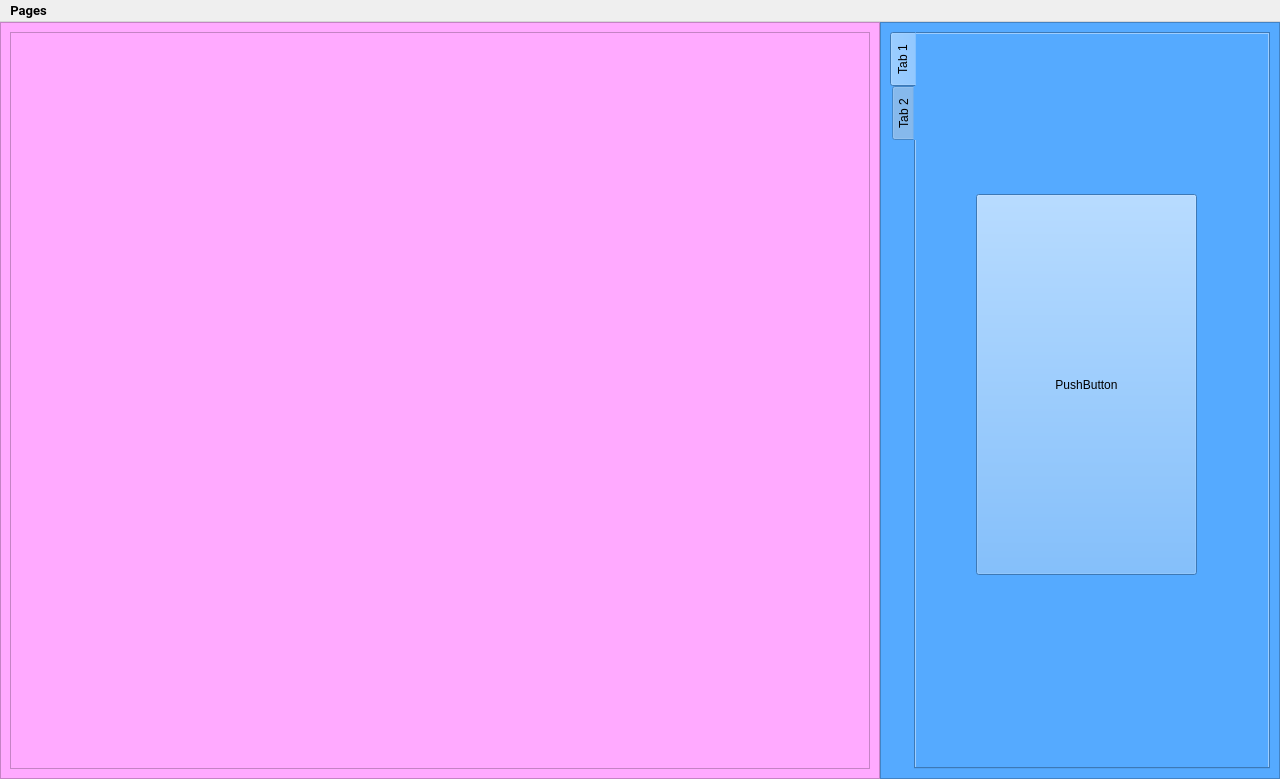
<?xml version="1.0" encoding="UTF-8"?>
<ui version="4.0">
 <class>MainWindow</class>
 <widget class="QMainWindow" name="MainWindow">
  <property name="geometry">
   <rect>
    <x>0</x>
    <y>0</y>
    <width>1280</width>
    <height>779</height>
   </rect>
  </property>
  <property name="minimumSize">
   <size>
    <width>1280</width>
    <height>772</height>
   </size>
  </property>
  <property name="windowTitle">
   <string>MainWindow</string>
  </property>
  <widget class="QWidget" name="centralwidget">
   <property name="styleSheet">
    <string notr="true"/>
   </property>
   <layout class="QGridLayout" name="gridLayout">
    <property name="leftMargin">
     <number>0</number>
    </property>
    <property name="topMargin">
     <number>0</number>
    </property>
    <property name="rightMargin">
     <number>0</number>
    </property>
    <property name="bottomMargin">
     <number>0</number>
    </property>
    <property name="spacing">
     <number>0</number>
    </property>
    <item row="0" column="0">
     <widget class="QStackedWidget" name="appPages">
      <property name="font">
       <font>
        <weight>50</weight>
        <bold>false</bold>
       </font>
      </property>
      <property name="cursor">
       <cursorShape>ArrowCursor</cursorShape>
      </property>
      <property name="currentIndex">
       <number>2</number>
      </property>
      <widget class="QWidget" name="page">
       <layout class="QGridLayout" name="gridLayout_2">
        <item row="0" column="0">
         <layout class="QHBoxLayout" name="enteriePage1">
          <item>
           <layout class="QVBoxLayout" name="movieList">
            <property name="spacing">
             <number>0</number>
            </property>
            <item>
             <layout class="QHBoxLayout" name="horizontalLayout">
              <item>
               <widget class="QComboBox" name="movieFilter">
                <property name="minimumSize">
                 <size>
                  <width>0</width>
                  <height>31</height>
                 </size>
                </property>
                <property name="font">
                 <font>
                  <family>Poppins</family>
                  <pointsize>12</pointsize>
                  <weight>75</weight>
                  <bold>true</bold>
                 </font>
                </property>
                <property name="cursor">
                 <cursorShape>PointingHandCursor</cursorShape>
                </property>
                <property name="currentText">
                 <string/>
                </property>
               </widget>
              </item>
              <item>
               <widget class="QPushButton" name="filterButton">
                <property name="minimumSize">
                 <size>
                  <width>33</width>
                  <height>33</height>
                 </size>
                </property>
                <property name="maximumSize">
                 <size>
                  <width>50</width>
                  <height>33</height>
                 </size>
                </property>
                <property name="text">
                 <string/>
                </property>
                <property name="icon">
                 <iconset>
                  <normaloff>../images/icons/black_icons/search_black_24dp.svg</normaloff>../images/icons/black_icons/search_black_24dp.svg</iconset>
                </property>
                <property name="iconSize">
                 <size>
                  <width>25</width>
                  <height>25</height>
                 </size>
                </property>
               </widget>
              </item>
             </layout>
            </item>
            <item>
             <spacer name="verticalSpacer">
              <property name="orientation">
               <enum>Qt::Vertical</enum>
              </property>
              <property name="sizeType">
               <enum>QSizePolicy::Fixed</enum>
              </property>
              <property name="sizeHint" stdset="0">
               <size>
                <width>20</width>
                <height>13</height>
               </size>
              </property>
             </spacer>
            </item>
            <item>
             <widget class="QListWidget" name="listMovies">
              <property name="minimumSize">
               <size>
                <width>819</width>
                <height>500</height>
               </size>
              </property>
              <property name="font">
               <font>
                <family>Poppins SemiBold</family>
                <pointsize>22</pointsize>
                <weight>75</weight>
                <bold>true</bold>
               </font>
              </property>
              <property name="frameShape">
               <enum>QFrame::NoFrame</enum>
              </property>
              <property name="verticalScrollBarPolicy">
               <enum>Qt::ScrollBarAlwaysOff</enum>
              </property>
              <property name="horizontalScrollBarPolicy">
               <enum>Qt::ScrollBarAlwaysOff</enum>
              </property>
              <property name="showDropIndicator" stdset="0">
               <bool>true</bool>
              </property>
              <property name="defaultDropAction">
               <enum>Qt::CopyAction</enum>
              </property>
              <property name="selectionMode">
               <enum>QAbstractItemView::SingleSelection</enum>
              </property>
              <property name="iconSize">
               <size>
                <width>182</width>
                <height>268</height>
               </size>
              </property>
              <property name="verticalScrollMode">
               <enum>QAbstractItemView::ScrollPerItem</enum>
              </property>
              <property name="flow">
               <enum>QListView::LeftToRight</enum>
              </property>
              <property name="isWrapping" stdset="0">
               <bool>true</bool>
              </property>
              <property name="resizeMode">
               <enum>QListView::Adjust</enum>
              </property>
              <property name="layoutMode">
               <enum>QListView::SinglePass</enum>
              </property>
              <property name="viewMode">
               <enum>QListView::ListMode</enum>
              </property>
              <property name="uniformItemSizes">
               <bool>true</bool>
              </property>
              <property name="wordWrap">
               <bool>false</bool>
              </property>
              <property name="selectionRectVisible">
               <bool>false</bool>
              </property>
              <property name="sortingEnabled">
               <bool>false</bool>
              </property>
             </widget>
            </item>
            <item>
             <widget class="QFrame" name="frame_18">
              <property name="minimumSize">
               <size>
                <width>0</width>
                <height>45</height>
               </size>
              </property>
              <property name="frameShape">
               <enum>QFrame::StyledPanel</enum>
              </property>
              <property name="frameShadow">
               <enum>QFrame::Raised</enum>
              </property>
              <widget class="QWidget" name="layoutWidget">
               <property name="geometry">
                <rect>
                 <x>0</x>
                 <y>10</y>
                 <width>108</width>
                 <height>35</height>
                </rect>
               </property>
               <layout class="QHBoxLayout" name="horizontalLayout_5">
                <item>
                 <widget class="QPushButton" name="listModeButton">
                  <property name="minimumSize">
                   <size>
                    <width>50</width>
                    <height>33</height>
                   </size>
                  </property>
                  <property name="maximumSize">
                   <size>
                    <width>50</width>
                    <height>33</height>
                   </size>
                  </property>
                  <property name="cursor">
                   <cursorShape>PointingHandCursor</cursorShape>
                  </property>
                  <property name="styleSheet">
                   <string notr="true"/>
                  </property>
                  <property name="text">
                   <string/>
                  </property>
                  <property name="icon">
                   <iconset>
                    <normaloff>../images/icons/white_icons/subject_white_24dp.svg</normaloff>../images/icons/white_icons/subject_white_24dp.svg</iconset>
                  </property>
                  <property name="iconSize">
                   <size>
                    <width>35</width>
                    <height>35</height>
                   </size>
                  </property>
                 </widget>
                </item>
                <item>
                 <widget class="QPushButton" name="gridModeButton">
                  <property name="minimumSize">
                   <size>
                    <width>50</width>
                    <height>33</height>
                   </size>
                  </property>
                  <property name="maximumSize">
                   <size>
                    <width>50</width>
                    <height>33</height>
                   </size>
                  </property>
                  <property name="cursor">
                   <cursorShape>PointingHandCursor</cursorShape>
                  </property>
                  <property name="styleSheet">
                   <string notr="true"/>
                  </property>
                  <property name="text">
                   <string/>
                  </property>
                  <property name="icon">
                   <iconset>
                    <normaloff>../images/icons/white_icons/grid_on_white_24dp.svg</normaloff>../images/icons/white_icons/grid_on_white_24dp.svg</iconset>
                  </property>
                  <property name="iconSize">
                   <size>
                    <width>35</width>
                    <height>35</height>
                   </size>
                  </property>
                 </widget>
                </item>
               </layout>
              </widget>
             </widget>
            </item>
           </layout>
          </item>
          <item>
           <widget class="QTabWidget" name="registerPages">
            <property name="minimumSize">
             <size>
              <width>391</width>
              <height>0</height>
             </size>
            </property>
            <property name="maximumSize">
             <size>
              <width>391</width>
              <height>16777215</height>
             </size>
            </property>
            <property name="baseSize">
             <size>
              <width>391</width>
              <height>721</height>
             </size>
            </property>
            <property name="font">
             <font>
              <pointsize>8</pointsize>
              <weight>75</weight>
              <bold>true</bold>
              <stylestrategy>PreferAntialias</stylestrategy>
             </font>
            </property>
            <property name="cursor">
             <cursorShape>ArrowCursor</cursorShape>
            </property>
            <property name="tabPosition">
             <enum>QTabWidget::West</enum>
            </property>
            <property name="tabShape">
             <enum>QTabWidget::Rounded</enum>
            </property>
            <property name="currentIndex">
             <number>1</number>
            </property>
            <property name="iconSize">
             <size>
              <width>20</width>
              <height>20</height>
             </size>
            </property>
            <property name="tabBarAutoHide">
             <bool>true</bool>
            </property>
            <widget class="QWidget" name="movieTab">
             <property name="maximumSize">
              <size>
               <width>360</width>
               <height>16777215</height>
              </size>
             </property>
             <attribute name="icon">
              <iconset>
               <normaloff>../images/icons/black_icons/movie.svg</normaloff>../images/icons/black_icons/movie.svg</iconset>
             </attribute>
             <attribute name="title">
              <string/>
             </attribute>
             <widget class="QPushButton" name="addMovieButton">
              <property name="geometry">
               <rect>
                <x>20</x>
                <y>370</y>
                <width>151</width>
                <height>61</height>
               </rect>
              </property>
              <property name="cursor">
               <cursorShape>PointingHandCursor</cursorShape>
              </property>
              <property name="icon">
               <iconset>
                <normaloff>../images/icons/black_icons/add_black_24dp.svg</normaloff>../images/icons/black_icons/add_black_24dp.svg</iconset>
              </property>
              <property name="iconSize">
               <size>
                <width>40</width>
                <height>40</height>
               </size>
              </property>
             </widget>
             <widget class="QPushButton" name="deleteMovieButton">
              <property name="geometry">
               <rect>
                <x>190</x>
                <y>370</y>
                <width>151</width>
                <height>61</height>
               </rect>
              </property>
              <property name="cursor">
               <cursorShape>PointingHandCursor</cursorShape>
              </property>
              <property name="text">
               <string/>
              </property>
              <property name="icon">
               <iconset>
                <normaloff>../images/icons/black_icons/delete_black_24dp.svg</normaloff>../images/icons/black_icons/delete_black_24dp.svg</iconset>
              </property>
              <property name="iconSize">
               <size>
                <width>40</width>
                <height>40</height>
               </size>
              </property>
             </widget>
             <widget class="QComboBox" name="userPicker">
              <property name="geometry">
               <rect>
                <x>20</x>
                <y>310</y>
                <width>321</width>
                <height>41</height>
               </rect>
              </property>
              <property name="font">
               <font>
                <family>Poppins</family>
                <pointsize>12</pointsize>
                <weight>50</weight>
                <bold>false</bold>
                <stylestrategy>PreferAntialias</stylestrategy>
               </font>
              </property>
              <property name="cursor">
               <cursorShape>PointingHandCursor</cursorShape>
              </property>
              <property name="currentText">
               <string/>
              </property>
             </widget>
             <widget class="QLabel" name="label_2">
              <property name="geometry">
               <rect>
                <x>20</x>
                <y>180</y>
                <width>321</width>
                <height>51</height>
               </rect>
              </property>
              <property name="font">
               <font>
                <family>Poppins</family>
                <pointsize>16</pointsize>
                <weight>75</weight>
                <bold>true</bold>
                <stylestrategy>PreferAntialias</stylestrategy>
               </font>
              </property>
              <property name="text">
               <string>Register Movie</string>
              </property>
              <property name="alignment">
               <set>Qt::AlignCenter</set>
              </property>
             </widget>
             <widget class="QLineEdit" name="movieLineEdit">
              <property name="geometry">
               <rect>
                <x>20</x>
                <y>250</y>
                <width>321</width>
                <height>41</height>
               </rect>
              </property>
              <property name="font">
               <font>
                <family>Roboto</family>
                <pointsize>8</pointsize>
                <weight>75</weight>
                <bold>true</bold>
                <stylestrategy>PreferAntialias</stylestrategy>
               </font>
              </property>
              <property name="text">
               <string/>
              </property>
              <property name="placeholderText">
               <string>Movie Title</string>
              </property>
              <property name="clearButtonEnabled">
               <bool>true</bool>
              </property>
             </widget>
            </widget>
            <widget class="QWidget" name="userTab">
             <attribute name="icon">
              <iconset>
               <normaloff>../images/icons/black_icons/userAlt.svg</normaloff>../images/icons/black_icons/userAlt.svg</iconset>
             </attribute>
             <attribute name="title">
              <string/>
             </attribute>
             <widget class="QListWidget" name="listUser">
              <property name="geometry">
               <rect>
                <x>20</x>
                <y>410</y>
                <width>321</width>
                <height>121</height>
               </rect>
              </property>
              <property name="font">
               <font>
                <family>Roboto</family>
                <pointsize>14</pointsize>
                <weight>75</weight>
                <bold>true</bold>
                <stylestrategy>PreferAntialias</stylestrategy>
               </font>
              </property>
              <property name="verticalScrollBarPolicy">
               <enum>Qt::ScrollBarAlwaysOff</enum>
              </property>
              <property name="horizontalScrollBarPolicy">
               <enum>Qt::ScrollBarAlwaysOff</enum>
              </property>
             </widget>
             <widget class="QLabel" name="label_3">
              <property name="geometry">
               <rect>
                <x>20</x>
                <y>180</y>
                <width>321</width>
                <height>51</height>
               </rect>
              </property>
              <property name="font">
               <font>
                <family>Poppins</family>
                <pointsize>16</pointsize>
                <weight>75</weight>
                <bold>true</bold>
                <stylestrategy>PreferAntialias</stylestrategy>
               </font>
              </property>
              <property name="text">
               <string>Register User</string>
              </property>
              <property name="alignment">
               <set>Qt::AlignCenter</set>
              </property>
             </widget>
             <widget class="QLineEdit" name="registerUserLineEdit">
              <property name="geometry">
               <rect>
                <x>20</x>
                <y>250</y>
                <width>321</width>
                <height>41</height>
               </rect>
              </property>
              <property name="placeholderText">
               <string>User Name</string>
              </property>
              <property name="clearButtonEnabled">
               <bool>true</bool>
              </property>
             </widget>
             <widget class="QPushButton" name="addUserButton">
              <property name="geometry">
               <rect>
                <x>20</x>
                <y>320</y>
                <width>151</width>
                <height>61</height>
               </rect>
              </property>
              <property name="cursor">
               <cursorShape>PointingHandCursor</cursorShape>
              </property>
              <property name="icon">
               <iconset>
                <normaloff>../images/icons/black_icons/add_black_24dp.svg</normaloff>../images/icons/black_icons/add_black_24dp.svg</iconset>
              </property>
              <property name="iconSize">
               <size>
                <width>40</width>
                <height>40</height>
               </size>
              </property>
             </widget>
             <widget class="QPushButton" name="deleteUserButton">
              <property name="geometry">
               <rect>
                <x>190</x>
                <y>320</y>
                <width>151</width>
                <height>61</height>
               </rect>
              </property>
              <property name="cursor">
               <cursorShape>PointingHandCursor</cursorShape>
              </property>
              <property name="icon">
               <iconset>
                <normaloff>../images/icons/black_icons/delete_black_24dp.svg</normaloff>../images/icons/black_icons/delete_black_24dp.svg</iconset>
              </property>
              <property name="iconSize">
               <size>
                <width>40</width>
                <height>40</height>
               </size>
              </property>
             </widget>
            </widget>
           </widget>
          </item>
         </layout>
        </item>
       </layout>
      </widget>
      <widget class="QWidget" name="page_2">
       <layout class="QVBoxLayout" name="verticalLayout">
        <property name="spacing">
         <number>0</number>
        </property>
        <property name="leftMargin">
         <number>0</number>
        </property>
        <property name="topMargin">
         <number>0</number>
        </property>
        <property name="rightMargin">
         <number>0</number>
        </property>
        <property name="bottomMargin">
         <number>0</number>
        </property>
        <item>
         <widget class="QFrame" name="frame">
          <property name="maximumSize">
           <size>
            <width>16777215</width>
            <height>40</height>
           </size>
          </property>
          <property name="styleSheet">
           <string notr="true"/>
          </property>
          <property name="frameShape">
           <enum>QFrame::StyledPanel</enum>
          </property>
          <property name="frameShadow">
           <enum>QFrame::Raised</enum>
          </property>
         </widget>
        </item>
        <item>
         <widget class="QFrame" name="frame_2">
          <property name="styleSheet">
           <string notr="true"/>
          </property>
          <property name="frameShape">
           <enum>QFrame::StyledPanel</enum>
          </property>
          <property name="frameShadow">
           <enum>QFrame::Raised</enum>
          </property>
          <layout class="QHBoxLayout" name="horizontalLayout_2">
           <property name="spacing">
            <number>0</number>
           </property>
           <property name="leftMargin">
            <number>0</number>
           </property>
           <property name="topMargin">
            <number>0</number>
           </property>
           <property name="rightMargin">
            <number>0</number>
           </property>
           <property name="bottomMargin">
            <number>0</number>
           </property>
           <item>
            <widget class="QFrame" name="frame_5">
             <property name="styleSheet">
              <string notr="true"/>
             </property>
             <property name="frameShape">
              <enum>QFrame::StyledPanel</enum>
             </property>
             <property name="frameShadow">
              <enum>QFrame::Raised</enum>
             </property>
             <layout class="QVBoxLayout" name="verticalLayout_3">
              <property name="spacing">
               <number>0</number>
              </property>
              <property name="leftMargin">
               <number>0</number>
              </property>
              <property name="topMargin">
               <number>0</number>
              </property>
              <property name="rightMargin">
               <number>0</number>
              </property>
              <property name="bottomMargin">
               <number>0</number>
              </property>
              <item>
               <widget class="QFrame" name="frame_10">
                <property name="frameShape">
                 <enum>QFrame::StyledPanel</enum>
                </property>
                <property name="frameShadow">
                 <enum>QFrame::Raised</enum>
                </property>
               </widget>
              </item>
              <item>
               <widget class="QFrame" name="frame_12">
                <property name="minimumSize">
                 <size>
                  <width>0</width>
                  <height>400</height>
                 </size>
                </property>
                <property name="maximumSize">
                 <size>
                  <width>16777215</width>
                  <height>400</height>
                 </size>
                </property>
                <property name="frameShape">
                 <enum>QFrame::StyledPanel</enum>
                </property>
                <property name="frameShadow">
                 <enum>QFrame::Raised</enum>
                </property>
                <layout class="QHBoxLayout" name="horizontalLayout_3">
                 <item>
                  <widget class="QFrame" name="frame_13">
                   <property name="maximumSize">
                    <size>
                     <width>53</width>
                     <height>16777215</height>
                    </size>
                   </property>
                   <property name="frameShape">
                    <enum>QFrame::StyledPanel</enum>
                   </property>
                   <property name="frameShadow">
                    <enum>QFrame::Raised</enum>
                   </property>
                  </widget>
                 </item>
                 <item>
                  <widget class="QFrame" name="frame_14">
                   <property name="minimumSize">
                    <size>
                     <width>291</width>
                     <height>0</height>
                    </size>
                   </property>
                   <property name="maximumSize">
                    <size>
                     <width>281</width>
                     <height>16777215</height>
                    </size>
                   </property>
                   <property name="frameShape">
                    <enum>QFrame::StyledPanel</enum>
                   </property>
                   <property name="frameShadow">
                    <enum>QFrame::Raised</enum>
                   </property>
                   <widget class="QComboBox" name="whoWillWatchComboBox">
                    <property name="geometry">
                     <rect>
                      <x>10</x>
                      <y>50</y>
                      <width>271</width>
                      <height>41</height>
                     </rect>
                    </property>
                    <property name="font">
                     <font>
                      <family>Poppins</family>
                      <pointsize>12</pointsize>
                      <weight>50</weight>
                      <bold>false</bold>
                     </font>
                    </property>
                    <property name="cursor">
                     <cursorShape>PointingHandCursor</cursorShape>
                    </property>
                   </widget>
                   <widget class="QLabel" name="whoWillWatchLabel">
                    <property name="geometry">
                     <rect>
                      <x>10</x>
                      <y>0</y>
                      <width>271</width>
                      <height>41</height>
                     </rect>
                    </property>
                    <property name="font">
                     <font>
                      <family>Poppins</family>
                      <pointsize>16</pointsize>
                      <weight>75</weight>
                      <bold>true</bold>
                     </font>
                    </property>
                    <property name="text">
                     <string>Who will watch?</string>
                    </property>
                    <property name="alignment">
                     <set>Qt::AlignBottom|Qt::AlignHCenter</set>
                    </property>
                   </widget>
                   <widget class="QListWidget" name="whoWillWatchList">
                    <property name="geometry">
                     <rect>
                      <x>10</x>
                      <y>110</y>
                      <width>271</width>
                      <height>151</height>
                     </rect>
                    </property>
                    <property name="font">
                     <font>
                      <family>Roboto</family>
                      <pointsize>14</pointsize>
                      <weight>75</weight>
                      <bold>true</bold>
                     </font>
                    </property>
                   </widget>
                   <widget class="QPushButton" name="addWhoWatchButton">
                    <property name="geometry">
                     <rect>
                      <x>10</x>
                      <y>280</y>
                      <width>131</width>
                      <height>51</height>
                     </rect>
                    </property>
                    <property name="cursor">
                     <cursorShape>PointingHandCursor</cursorShape>
                    </property>
                    <property name="icon">
                     <iconset>
                      <normaloff>../images/icons/black_icons/add_black_24dp.svg</normaloff>../images/icons/black_icons/add_black_24dp.svg</iconset>
                    </property>
                    <property name="iconSize">
                     <size>
                      <width>30</width>
                      <height>30</height>
                     </size>
                    </property>
                   </widget>
                   <widget class="QPushButton" name="deleteWhoWatchButton">
                    <property name="geometry">
                     <rect>
                      <x>150</x>
                      <y>280</y>
                      <width>131</width>
                      <height>51</height>
                     </rect>
                    </property>
                    <property name="cursor">
                     <cursorShape>PointingHandCursor</cursorShape>
                    </property>
                    <property name="icon">
                     <iconset>
                      <normaloff>../images/icons/black_icons/delete_black_24dp.svg</normaloff>../images/icons/black_icons/delete_black_24dp.svg</iconset>
                    </property>
                    <property name="iconSize">
                     <size>
                      <width>30</width>
                      <height>30</height>
                     </size>
                    </property>
                   </widget>
                  </widget>
                 </item>
                 <item>
                  <widget class="QFrame" name="frame_15">
                   <property name="frameShape">
                    <enum>QFrame::StyledPanel</enum>
                   </property>
                   <property name="frameShadow">
                    <enum>QFrame::Raised</enum>
                   </property>
                  </widget>
                 </item>
                </layout>
               </widget>
              </item>
              <item>
               <widget class="QFrame" name="frame_11">
                <property name="frameShape">
                 <enum>QFrame::StyledPanel</enum>
                </property>
                <property name="frameShadow">
                 <enum>QFrame::Raised</enum>
                </property>
               </widget>
              </item>
             </layout>
            </widget>
           </item>
           <item>
            <widget class="QFrame" name="frame_4">
             <property name="maximumSize">
              <size>
               <width>416</width>
               <height>16777215</height>
              </size>
             </property>
             <property name="styleSheet">
              <string notr="true"/>
             </property>
             <property name="frameShape">
              <enum>QFrame::StyledPanel</enum>
             </property>
             <property name="frameShadow">
              <enum>QFrame::Raised</enum>
             </property>
             <layout class="QVBoxLayout" name="verticalLayout_2">
              <property name="spacing">
               <number>0</number>
              </property>
              <property name="leftMargin">
               <number>0</number>
              </property>
              <property name="topMargin">
               <number>0</number>
              </property>
              <property name="rightMargin">
               <number>0</number>
              </property>
              <property name="bottomMargin">
               <number>0</number>
              </property>
              <item>
               <widget class="QFrame" name="frame_8">
                <property name="maximumSize">
                 <size>
                  <width>16777215</width>
                  <height>16777215</height>
                 </size>
                </property>
                <property name="styleSheet">
                 <string notr="true"/>
                </property>
                <property name="frameShape">
                 <enum>QFrame::StyledPanel</enum>
                </property>
                <property name="frameShadow">
                 <enum>QFrame::Raised</enum>
                </property>
               </widget>
              </item>
              <item>
               <widget class="QFrame" name="frame_7">
                <property name="minimumSize">
                 <size>
                  <width>180</width>
                  <height>614</height>
                 </size>
                </property>
                <property name="maximumSize">
                 <size>
                  <width>414</width>
                  <height>614</height>
                 </size>
                </property>
                <property name="frameShape">
                 <enum>QFrame::StyledPanel</enum>
                </property>
                <property name="frameShadow">
                 <enum>QFrame::Raised</enum>
                </property>
                <widget class="QPushButton" name="drawButton">
                 <property name="geometry">
                  <rect>
                   <x>70</x>
                   <y>480</y>
                   <width>271</width>
                   <height>81</height>
                  </rect>
                 </property>
                 <property name="cursor">
                  <cursorShape>PointingHandCursor</cursorShape>
                 </property>
                 <property name="text">
                  <string/>
                 </property>
                 <property name="icon">
                  <iconset>
                   <normaloff>../images/icons/black_icons/role-playing.svg</normaloff>../images/icons/black_icons/role-playing.svg</iconset>
                 </property>
                 <property name="iconSize">
                  <size>
                   <width>40</width>
                   <height>40</height>
                  </size>
                 </property>
                </widget>
                <widget class="QLabel" name="posterLabel">
                 <property name="geometry">
                  <rect>
                   <x>119</x>
                   <y>40</y>
                   <width>180</width>
                   <height>268</height>
                  </rect>
                 </property>
                 <property name="minimumSize">
                  <size>
                   <width>180</width>
                   <height>268</height>
                  </size>
                 </property>
                 <property name="styleSheet">
                  <string notr="true">background-color: rgb(55, 55, 55);</string>
                 </property>
                 <property name="text">
                  <string/>
                 </property>
                 <property name="scaledContents">
                  <bool>true</bool>
                 </property>
                </widget>
                <widget class="QLabel" name="titleLabel">
                 <property name="geometry">
                  <rect>
                   <x>0</x>
                   <y>310</y>
                   <width>411</width>
                   <height>61</height>
                  </rect>
                 </property>
                 <property name="font">
                  <font>
                   <family>Poppins</family>
                   <pointsize>15</pointsize>
                   <weight>50</weight>
                   <bold>false</bold>
                  </font>
                 </property>
                 <property name="text">
                  <string>What is going next?</string>
                 </property>
                 <property name="alignment">
                  <set>Qt::AlignBottom|Qt::AlignHCenter</set>
                 </property>
                </widget>
                <widget class="QLabel" name="userNameLabel">
                 <property name="geometry">
                  <rect>
                   <x>0</x>
                   <y>380</y>
                   <width>411</width>
                   <height>31</height>
                  </rect>
                 </property>
                 <property name="font">
                  <font>
                   <family>Poppins</family>
                   <pointsize>12</pointsize>
                   <weight>50</weight>
                   <bold>false</bold>
                  </font>
                 </property>
                 <property name="text">
                  <string/>
                 </property>
                 <property name="alignment">
                  <set>Qt::AlignHCenter|Qt::AlignTop</set>
                 </property>
                </widget>
               </widget>
              </item>
              <item>
               <widget class="QFrame" name="frame_9">
                <property name="maximumSize">
                 <size>
                  <width>16777215</width>
                  <height>16777215</height>
                 </size>
                </property>
                <property name="styleSheet">
                 <string notr="true"/>
                </property>
                <property name="frameShape">
                 <enum>QFrame::StyledPanel</enum>
                </property>
                <property name="frameShadow">
                 <enum>QFrame::Raised</enum>
                </property>
               </widget>
              </item>
             </layout>
            </widget>
           </item>
           <item>
            <widget class="QFrame" name="frame_6">
             <property name="frameShape">
              <enum>QFrame::StyledPanel</enum>
             </property>
             <property name="frameShadow">
              <enum>QFrame::Raised</enum>
             </property>
            </widget>
           </item>
          </layout>
         </widget>
        </item>
        <item>
         <widget class="QFrame" name="frame_3">
          <property name="maximumSize">
           <size>
            <width>16777215</width>
            <height>40</height>
           </size>
          </property>
          <property name="styleSheet">
           <string notr="true"/>
          </property>
          <property name="frameShape">
           <enum>QFrame::StyledPanel</enum>
          </property>
          <property name="frameShadow">
           <enum>QFrame::Raised</enum>
          </property>
         </widget>
        </item>
       </layout>
      </widget>
      <widget class="QWidget" name="page_3">
       <layout class="QHBoxLayout" name="horizontalLayout_4">
        <property name="spacing">
         <number>0</number>
        </property>
        <property name="leftMargin">
         <number>0</number>
        </property>
        <property name="topMargin">
         <number>0</number>
        </property>
        <property name="rightMargin">
         <number>0</number>
        </property>
        <property name="bottomMargin">
         <number>0</number>
        </property>
        <item>
         <widget class="QFrame" name="frame_16">
          <property name="styleSheet">
           <string notr="true">background-color: rgb(255, 170, 255);</string>
          </property>
          <property name="frameShape">
           <enum>QFrame::StyledPanel</enum>
          </property>
          <property name="frameShadow">
           <enum>QFrame::Raised</enum>
          </property>
          <layout class="QGridLayout" name="gridLayout_3">
           <item row="0" column="0">
            <widget class="QListWidget" name="watchedList">
             <property name="iconSize">
              <size>
               <width>81</width>
               <height>134</height>
              </size>
             </property>
             <property name="flow">
              <enum>QListView::TopToBottom</enum>
             </property>
             <property name="isWrapping" stdset="0">
              <bool>false</bool>
             </property>
            </widget>
           </item>
          </layout>
         </widget>
        </item>
        <item>
         <widget class="QFrame" name="frame_17">
          <property name="minimumSize">
           <size>
            <width>400</width>
            <height>0</height>
           </size>
          </property>
          <property name="maximumSize">
           <size>
            <width>400</width>
            <height>16777215</height>
           </size>
          </property>
          <property name="styleSheet">
           <string notr="true">background-color: rgb(85, 170, 255);</string>
          </property>
          <property name="frameShape">
           <enum>QFrame::StyledPanel</enum>
          </property>
          <property name="frameShadow">
           <enum>QFrame::Raised</enum>
          </property>
          <layout class="QGridLayout" name="gridLayout_4">
           <item row="0" column="0">
            <widget class="QTabWidget" name="tabWidget">
             <property name="tabPosition">
              <enum>QTabWidget::West</enum>
             </property>
             <property name="currentIndex">
              <number>0</number>
             </property>
             <widget class="QWidget" name="tab">
              <attribute name="title">
               <string>Tab 1</string>
              </attribute>
              <widget class="QPushButton" name="pushButtonB">
               <property name="geometry">
                <rect>
                 <x>60</x>
                 <y>160</y>
                 <width>221</width>
                 <height>381</height>
                </rect>
               </property>
               <property name="text">
                <string>PushButton</string>
               </property>
              </widget>
             </widget>
             <widget class="QWidget" name="tab_2">
              <attribute name="title">
               <string>Tab 2</string>
              </attribute>
             </widget>
            </widget>
           </item>
          </layout>
         </widget>
        </item>
       </layout>
      </widget>
     </widget>
    </item>
   </layout>
  </widget>
  <widget class="QMenuBar" name="menubar">
   <property name="geometry">
    <rect>
     <x>0</x>
     <y>0</y>
     <width>1280</width>
     <height>21</height>
    </rect>
   </property>
   <property name="font">
    <font>
     <family>Roboto</family>
     <pointsize>10</pointsize>
     <weight>75</weight>
     <bold>true</bold>
    </font>
   </property>
   <property name="defaultUp">
    <bool>false</bool>
   </property>
   <widget class="QMenu" name="menuPages">
    <property name="minimumSize">
     <size>
      <width>0</width>
      <height>0</height>
     </size>
    </property>
    <property name="font">
     <font>
      <family>Roboto</family>
      <pointsize>10</pointsize>
      <weight>75</weight>
      <bold>true</bold>
     </font>
    </property>
    <property name="cursor">
     <cursorShape>PointingHandCursor</cursorShape>
    </property>
    <property name="tearOffEnabled">
     <bool>false</bool>
    </property>
    <property name="title">
     <string>Pages</string>
    </property>
    <property name="separatorsCollapsible">
     <bool>false</bool>
    </property>
    <addaction name="actionMovies_List"/>
    <addaction name="actionDraw"/>
    <addaction name="actionRating"/>
   </widget>
   <addaction name="menuPages"/>
  </widget>
  <action name="actionMovies_List">
   <property name="text">
    <string>Movies List</string>
   </property>
  </action>
  <action name="actionDraw">
   <property name="text">
    <string>Draw</string>
   </property>
  </action>
  <action name="actionRating">
   <property name="text">
    <string>Rating</string>
   </property>
  </action>
 </widget>
 <resources>
  <include location="../../../../AppData/Local/Programs/Python/Python39/Lib/site-packages/qt5_applications/Qt/bin/teste.qrc"/>
 </resources>
 <connections/>
</ui>
